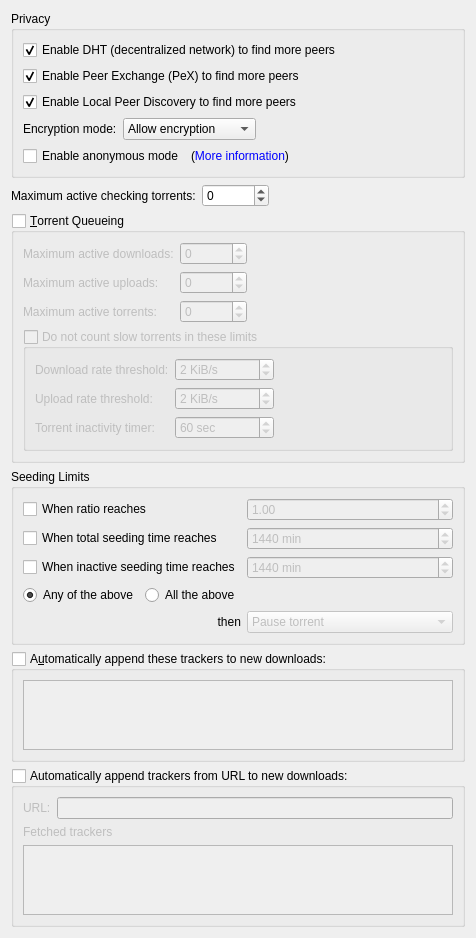
          <widget class="QWidget" name="scrollAreaWidgetContents_4">
           <property name="geometry">
            <rect>
             <x>0</x>
             <y>0</y>
             <width>413</width>
             <height>693</height>
            </rect>
           </property>
           <layout class="QVBoxLayout" name="verticalLayout_7">
            <item>
             <widget class="QGroupBox" name="AddBTFeaturesBox">
              <property name="title">
               <string>Privacy</string>
              </property>
              <layout class="QVBoxLayout" name="verticalLayout_14">
               <item>
                <widget class="QCheckBox" name="checkDHT">
                 <property name="toolTip">
                  <string>Find peers on the DHT network</string>
                 </property>
                 <property name="text">
                  <string>Enable DHT (decentralized network) to find more peers</string>
                 </property>
                 <property name="checked">
                  <bool>true</bool>
                 </property>
                </widget>
               </item>
               <item>
                <widget class="QCheckBox" name="checkPeX">
                 <property name="toolTip">
                  <string>Exchange peers with compatible Bittorrent clients (µTorrent, Vuze, ...)</string>
                 </property>
                 <property name="text">
                  <string>Enable Peer Exchange (PeX) to find more peers</string>
                 </property>
                 <property name="checked">
                  <bool>true</bool>
                 </property>
                </widget>
               </item>
               <item>
                <widget class="QCheckBox" name="checkLSD">
                 <property name="toolTip">
                  <string>Look for peers on your local network</string>
                 </property>
                 <property name="text">
                  <string>Enable Local Peer Discovery to find more peers</string>
                 </property>
                 <property name="checked">
                  <bool>true</bool>
                 </property>
                </widget>
               </item>
               <item>
                <layout class="QHBoxLayout">
                 <item>
                  <widget class="QLabel" name="lbl_encryption">
                   <property name="text">
                    <string>Encryption mode:</string>
                   </property>
                  </widget>
                 </item>
                 <item>
                  <widget class="QComboBox" name="comboEncryption">
                   <property name="toolTip">
                    <string>Allow encryption: Connect to peers regardless of setting
Require encryption: Only connect to peers with protocol encryption
Disable encryption: Only connect to peers without protocol encryption</string>
                   </property>
                   <item>
                    <property name="text">
                     <string>Allow encryption</string>
                    </property>
                   </item>
                   <item>
                    <property name="text">
                     <string>Require encryption</string>
                    </property>
                   </item>
                   <item>
                    <property name="text">
                     <string>Disable encryption</string>
                    </property>
                   </item>
                  </widget>
                 </item>
                 <item>
                  <spacer>
                   <property name="orientation">
                    <enum>Qt::Orientation::Horizontal</enum>
                   </property>
                   <property name="sizeHint" stdset="0">
                    <size>
                     <width>40</width>
                     <height>20</height>
                    </size>
                   </property>
                  </spacer>
                 </item>
                </layout>
               </item>
               <item>
                <layout class="QHBoxLayout" name="horizontalLayout_6">
                 <item>
                  <widget class="QCheckBox" name="checkAnonymousMode">
                   <property name="toolTip">
                    <string>Enable when using a proxy or a VPN connection</string>
                   </property>
                   <property name="text">
                    <string>Enable anonymous mode</string>
                   </property>
                  </widget>
                 </item>
                 <item>
                  <widget class="QLabel" name="label_anonymous">
                   <property name="text">
                    <string>(&lt;a href="https://docs.rotorrent.example/anonymous-mode" style="text-decoration:none;"&gt;More information&lt;/a&gt;)</string>
                   </property>
                   <property name="openExternalLinks">
                    <bool>true</bool>
                   </property>
                   <property name="textInteractionFlags">
                    <set>Qt::TextInteractionFlag::LinksAccessibleByKeyboard|Qt::TextInteractionFlag::LinksAccessibleByMouse</set>
                   </property>
                  </widget>
                 </item>
                 <item>
                  <spacer name="horizontalSpacer_14">
                   <property name="orientation">
                    <enum>Qt::Orientation::Horizontal</enum>
                   </property>
                   <property name="sizeHint" stdset="0">
                    <size>
                     <width>40</width>
                     <height>20</height>
                    </size>
                   </property>
                  </spacer>
                 </item>
                </layout>
               </item>
              </layout>
             </widget>
            </item>
            <item>
             <layout class="QHBoxLayout" name="horizontalLayout_20">
              <item>
               <widget class="QLabel" name="labelMaxActiveCheckingTorrents">
                <property name="text">
                 <string>Maximum active checking torrents:</string>
                </property>
               </widget>
              </item>
              <item>
               <widget class="QSpinBox" name="spinBoxMaxActiveCheckingTorrents">
                <property name="specialValueText">
                 <string notr="true">∞</string>
                </property>
                <property name="minimum">
                 <number>-1</number>
                </property>
                <property name="maximum">
                 <number>2147483647</number>
                </property>
               </widget>
              </item>
              <item>
               <spacer name="horizontalSpacer_21">
                <property name="orientation">
                 <enum>Qt::Orientation::Horizontal</enum>
                </property>
                <property name="sizeHint" stdset="0">
                 <size>
                  <width>40</width>
                  <height>20</height>
                 </size>
                </property>
               </spacer>
              </item>
             </layout>
            </item>
            <item>
             <widget class="QGroupBox" name="checkEnableQueueing">
              <property name="title">
               <string>&amp;Torrent Queueing</string>
              </property>
              <property name="checkable">
               <bool>true</bool>
              </property>
              <property name="checked">
               <bool>false</bool>
              </property>
              <layout class="QGridLayout" name="gridLayout_2">
               <item row="0" column="0">
                <widget class="QLabel" name="label_max_active_dl">
                 <property name="text">
                  <string>Maximum active downloads:</string>
                 </property>
                </widget>
               </item>
               <item row="0" column="1">
                <widget class="QSpinBox" name="spinMaxActiveDownloads">
                 <property name="specialValueText">
                  <string>∞</string>
                 </property>
                 <property name="minimum">
                  <number>-1</number>
                 </property>
                 <property name="maximum">
                  <number>2147483647</number>
                 </property>
                </widget>
               </item>
               <item row="0" column="2">
                <spacer name="horizontalSpacer_7">
                 <property name="orientation">
                  <enum>Qt::Orientation::Horizontal</enum>
                 </property>
                 <property name="sizeHint" stdset="0">
                  <size>
                   <width>40</width>
                   <height>20</height>
                  </size>
                 </property>
                </spacer>
               </item>
               <item row="1" column="0">
                <widget class="QLabel" name="label_max_active_up">
                 <property name="text">
                  <string>Maximum active uploads:</string>
                 </property>
                </widget>
               </item>
               <item row="1" column="1">
                <widget class="QSpinBox" name="spinMaxActiveUploads">
                 <property name="specialValueText">
                  <string>∞</string>
                 </property>
                 <property name="minimum">
                  <number>-1</number>
                 </property>
                 <property name="maximum">
                  <number>2147483647</number>
                 </property>
                </widget>
               </item>
               <item row="2" column="0">
                <widget class="QLabel" name="maxActiveTorrents_lbl">
                 <property name="text">
                  <string>Maximum active torrents:</string>
                 </property>
                </widget>
               </item>
               <item row="2" column="1">
                <widget class="QSpinBox" name="spinMaxActiveTorrents">
                 <property name="specialValueText">
                  <string>∞</string>
                 </property>
                 <property name="minimum">
                  <number>-1</number>
                 </property>
                 <property name="maximum">
                  <number>2147483647</number>
                 </property>
                </widget>
               </item>
               <item row="3" column="0" colspan="3">
                <widget class="QGroupBox" name="checkIgnoreSlowTorrentsForQueueing">
                 <property name="title">
                  <string>Do not count slow torrents in these limits</string>
                 </property>
                 <property name="checkable">
                  <bool>true</bool>
                 </property>
                 <property name="checked">
                  <bool>false</bool>
                 </property>
                 <layout class="QGridLayout" name="gridLayout_13">
                  <item row="0" column="0">
                   <widget class="QLabel" name="labelDownloadRateForSlowTorrents">
                    <property name="text">
                     <string>Download rate threshold:</string>
                    </property>
                   </widget>
                  </item>
                  <item row="0" column="1">
                   <widget class="QSpinBox" name="spinDownloadRateForSlowTorrents">
                    <property name="suffix">
                     <string> KiB/s</string>
                    </property>
                    <property name="maximum">
                     <number>2000000</number>
                    </property>
                    <property name="stepType">
                     <enum>QAbstractSpinBox::StepType::AdaptiveDecimalStepType</enum>
                    </property>
                    <property name="value">
                     <number>2</number>
                    </property>
                   </widget>
                  </item>
                  <item row="0" column="2">
                   <spacer name="horizontalSpacer_9">
                    <property name="orientation">
                     <enum>Qt::Orientation::Horizontal</enum>
                    </property>
                    <property name="sizeHint" stdset="0">
                     <size>
                      <width>40</width>
                      <height>20</height>
                     </size>
                    </property>
                   </spacer>
                  </item>
                  <item row="1" column="0">
                   <widget class="QLabel" name="labelUploadRateForSlowTorrents">
                    <property name="text">
                     <string>Upload rate threshold:</string>
                    </property>
                   </widget>
                  </item>
                  <item row="1" column="1">
                   <widget class="QSpinBox" name="spinUploadRateForSlowTorrents">
                    <property name="suffix">
                     <string> KiB/s</string>
                    </property>
                    <property name="maximum">
                     <number>2000000</number>
                    </property>
                    <property name="stepType">
                     <enum>QAbstractSpinBox::StepType::AdaptiveDecimalStepType</enum>
                    </property>
                    <property name="value">
                     <number>2</number>
                    </property>
                   </widget>
                  </item>
                  <item row="2" column="0">
                   <widget class="QLabel" name="labelSlowTorrentInactivityTimer">
                    <property name="text">
                     <string>Torrent inactivity timer:</string>
                    </property>
                   </widget>
                  </item>
                  <item row="2" column="1">
                   <widget class="QSpinBox" name="spinSlowTorrentsInactivityTimer">
                    <property name="suffix">
                     <string extracomment="seconds"> sec</string>
                    </property>
                    <property name="minimum">
                     <number>1</number>
                    </property>
                    <property name="maximum">
                     <number>999999</number>
                    </property>
                    <property name="value">
                     <number>60</number>
                    </property>
                   </widget>
                  </item>
                 </layout>
                </widget>
               </item>
              </layout>
             </widget>
            </item>
            <item>
             <widget class="QGroupBox" name="seedingLimitsBox">
              <property name="title">
               <string>Seeding Limits</string>
              </property>
              <layout class="QGridLayout" name="gridLayout_15">
               <item row="0" column="0">
                <widget class="QCheckBox" name="checkMaxRatio">
                 <property name="text">
                  <string>When ratio reaches</string>
                 </property>
                </widget>
               </item>
               <item row="0" column="1">
                <widget class="QDoubleSpinBox" name="spinMaxRatio">
                 <property name="enabled">
                  <bool>false</bool>
                 </property>
                 <property name="singleStep">
                  <double>0.050000000000000</double>
                 </property>
                 <property name="value">
                  <double>1.000000000000000</double>
                 </property>
                </widget>
               </item>
               <item row="0" column="2">
                <spacer name="horizontalSpacer_2">
                 <property name="orientation">
                  <enum>Qt::Orientation::Horizontal</enum>
                 </property>
                 <property name="sizeHint" stdset="0">
                  <size>
                   <width>40</width>
                   <height>20</height>
                  </size>
                 </property>
                </spacer>
               </item>
               <item row="1" column="0">
                <widget class="QCheckBox" name="checkMaxSeedingMinutes">
                 <property name="text">
                  <string>When total seeding time reaches</string>
                 </property>
                </widget>
               </item>
               <item row="1" column="1">
                <widget class="QSpinBox" name="spinMaxSeedingMinutes">
                 <property name="enabled">
                  <bool>false</bool>
                 </property>
                 <property name="suffix">
                  <string extracomment="minutes"> min</string>
                 </property>
                 <property name="maximum">
                  <number>9999999</number>
                 </property>
                 <property name="value">
                  <number>1440</number>
                 </property>
                </widget>
               </item>
               <item row="2" column="0">
                <widget class="QCheckBox" name="checkMaxInactiveSeedingMinutes">
                 <property name="text">
                  <string>When inactive seeding time reaches</string>
                 </property>
                </widget>
               </item>
               <item row="2" column="1">
                <widget class="QSpinBox" name="spinMaxInactiveSeedingMinutes">
                 <property name="enabled">
                  <bool>false</bool>
                 </property>
                 <property name="suffix">
                  <string extracomment="minutes"> min</string>
                 </property>
                 <property name="maximum">
                  <number>9999999</number>
                 </property>
                 <property name="value">
                  <number>1440</number>
                 </property>
                </widget>
               </item>
               <item row="3" column="0" colspan="2">
                <layout class="QHBoxLayout" name="layoutShareLimitsMode">
                 <item>
                  <widget class="QRadioButton" name="radioButtonShareLimitsModeAny">
                   <property name="text">
                    <string>Any of the above</string>
                   </property>
                   <property name="checked">
                    <bool>true</bool>
                   </property>
                  </widget>
                 </item>
                 <item>
                  <widget class="QRadioButton" name="radioButtonShareLimitsModeAll">
                   <property name="text">
                    <string>All the above</string>
                   </property>
                  </widget>
                 </item>
                 <item>
                  <spacer name="spacerShareLimitsMode">
                   <property name="orientation">
                    <enum>Qt::Orientation::Horizontal</enum>
                   </property>
                   <property name="sizeHint" stdset="0">
                    <size>
                     <width>40</width>
                     <height>20</height>
                    </size>
                   </property>
                  </spacer>
                 </item>
                </layout>
               </item>
               <item row="4" column="0">
                <widget class="QLabel" name="labelRatioLimitAct">
                 <property name="text">
                  <string>then</string>
                 </property>
                 <property name="alignment">
                  <set>Qt::AlignmentFlag::AlignRight|Qt::AlignmentFlag::AlignTrailing|Qt::AlignmentFlag::AlignVCenter</set>
                 </property>
                </widget>
               </item>
               <item row="4" column="1">
                <widget class="QComboBox" name="comboRatioLimitAct">
                 <property name="enabled">
                  <bool>false</bool>
                 </property>
                 <item>
                  <property name="text">
                   <string>Pause torrent</string>
                  </property>
                 </item>
                 <item>
                  <property name="text">
                   <string>Remove torrent</string>
                  </property>
                 </item>
                 <item>
                  <property name="text">
                   <string>Remove torrent and its files</string>
                  </property>
                 </item>
                 <item>
                  <property name="text">
                   <string>Enable super seeding for torrent</string>
                  </property>
                 </item>
                </widget>
               </item>
              </layout>
             </widget>
            </item>
            <item>
             <widget class="QGroupBox" name="checkEnableAddTrackers">
              <property name="title">
               <string>A&amp;utomatically append these trackers to new downloads:</string>
              </property>
              <property name="checkable">
               <bool>true</bool>
              </property>
              <property name="checked">
               <bool>false</bool>
              </property>
              <layout class="QGridLayout" name="gridLayout_16">
               <item row="0" column="0">
                <widget class="QPlainTextEdit" name="textTrackers">
                 <property name="tabChangesFocus">
                  <bool>true</bool>
                 </property>
                </widget>
               </item>
              </layout>
             </widget>
            </item>
            <item>
             <widget class="QGroupBox" name="checkAddTrackersFromURL">
              <property name="title">
               <string>Automatically append trackers from URL to new downloads:</string>
              </property>
              <property name="checkable">
               <bool>true</bool>
              </property>
              <property name="checked">
               <bool>false</bool>
              </property>
              <layout class="QVBoxLayout" name="checkAddTrackersFromURLLayout">
               <item>
                <layout class="QHBoxLayout" name="horizontalLayout_21">
                 <item>
                  <widget class="QLabel" name="labelCustomizeTrackersListUrl">
                   <property name="text">
                    <string>URL:</string>
                   </property>
                  </widget>
                 </item>
                 <item>
                  <widget class="QLineEdit" name="textTrackersURL"/>
                 </item>
                </layout>
               </item>
               <item>
                <widget class="QLabel" name="labeltrackersFromURL">
                 <property name="text">
                  <string>Fetched trackers</string>
                 </property>
                </widget>
               </item>
               <item>
                <widget class="QPlainTextEdit" name="textTrackersFromURL">
                 <property name="readOnly">
                  <bool>true</bool>
                 </property>
                </widget>
               </item>
              </layout>
             </widget>
            </item>
            <item>
             <spacer name="verticalSpacer_8">
              <property name="orientation">
               <enum>Qt::Orientation::Vertical</enum>
              </property>
              <property name="sizeHint" stdset="0">
               <size>
                <width>20</width>
                <height>40</height>
               </size>
              </property>
             </spacer>
            </item>
           </layout>
          </widget>
